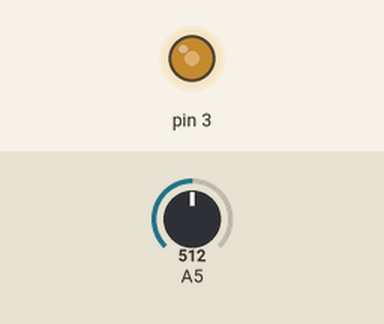
A sketch run on a simulated Arduino Uno, built with avr-gcc and run on an emulated ATmega328P. Shown: output pins drawn as LEDs (lit = HIGH). Inputs (shaded band) come from the test bench; at power-on: A5 = 512.

Above: at 1.2 s.
1.3 s: A5 set to 716
At 2.3 s:
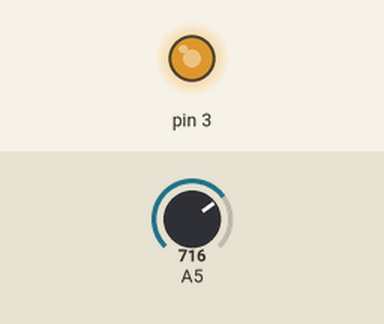
2.8 s: A5 set to 900
At 3.2 s:
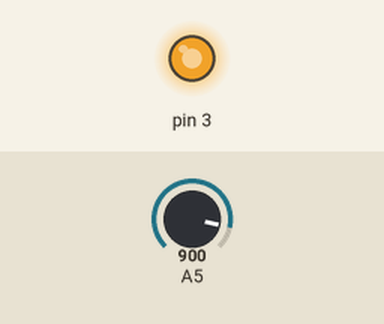
4.3 s: A5 set to 122
At 4.8 s:
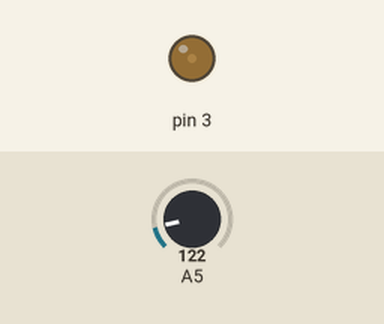
5.8 s: A5 set to 0
At 6.9 s:
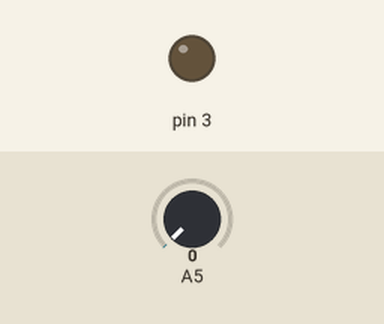
7.3 s: A5 set to 511
At 7.8 s:
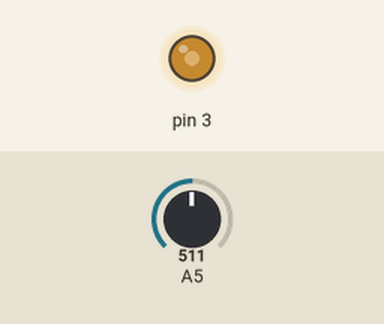
Timing chart, 0 to 9.8 s (numbered marks = the images above; inputs shaded):
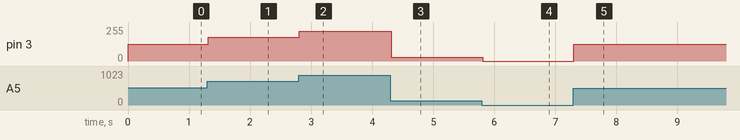

The sketch:

02-DC_Motor_Speed_Control.ino
```cpp
//using IRF520N MOSFET Arduino pin connected to Gate
void setup() {
	pinMode(3,OUTPUT);
}

void loop() {
  int PotValue = analogRead(A5);
  int pwmValue = map(PotValue,0,1023,0,255);
  analogWrite(3,pwmValue);
  delay(20);
}
```

Measured:
- after the input at 1.3 s, pin 3: 127/255 → 178/255 at once
- after the input at 2.8 s, pin 3: 178/255 → 224/255 at once
- after the input at 4.3 s, pin 3: 224/255 → 30/255 at once
- after the input at 5.8 s, pin 3: 30/255 → 0/255 at once
- after the input at 7.3 s, pin 3: 0/255 → 127/255 at once
